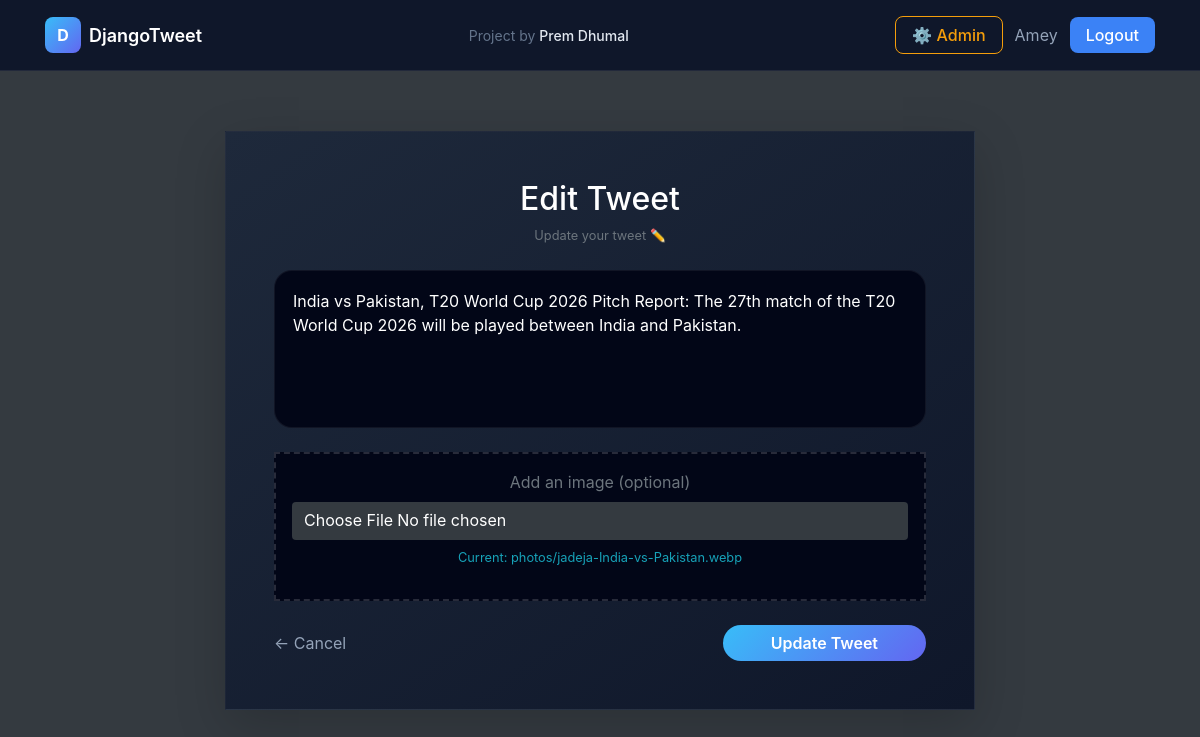
Screenshot of /tweet/11/edit/ (signed in) with the database file from the repository.
### tweet/models.py (models this page shows, shortened)
class Tweet(models.Model):
    user = models.ForeignKey(User, on_delete=models.CASCADE)
    text = models.TextField(max_length=240)
    photo = models.ImageField(upload_to='photos/',
    blank=True,null=True)
    created_at = models.DateTimeField(auto_now_add=True)
    updated_at = models.DateTimeField(auto_now=True)

### tweet/views.py (the view)
# urls.py: path('<int:tweet_id>/edit/', views.tweet_edit, name='tweet_edit'),
@login_required
def tweet_edit(request, tweet_id):
    tweet = get_object_or_404(Tweet, id=tweet_id, user=request.user)
    if request.method == "POST":
        form = TweetForm(request.POST, request.FILES, instance=tweet)
        if form.is_valid():
            form.save()
            return redirect('tweet_list')
    else:
        form = TweetForm(instance=tweet)
    return render(request, "tweet_form.html", {
        "form": form,
        "edit_mode": True
    })

### tweet/forms.py
class TweetForm(forms.ModelForm):
    class Meta:
        model = Tweet
        fields = ['text', 'photo']
        widgets = {
            'text': forms.Textarea(attrs={
                'class': 'form-control',
                'rows': 5,
                'placeholder': 'Write your tweet...'
            }),
            'photo': forms.ClearableFileInput(attrs={
                'class': 'form-control'
            })
        }

### tweet/templates/tweet_form.html (shortened to what this page needs)
{% extends "layout.html" %}
{% block content %}
<div class="container d-flex justify-content-center create-wrapper">
    <div class="w-100" style="max-width:750px;">
        <div class="p-5 rounded-4 shadow-lg create-card">
            <div class="text-center mb-4">
                {% if form.instance.pk %}
                    <h2 class="fw-bold text-white">
                        Edit Tweet
                    </h2>
                    <p class="text-secondary small">
                        Update your tweet ✏️
                    </p>
                {% endif %}
            </div>
            <form method="POST" enctype="multipart/form-data">
                <div class="mb-4">
                    <textarea
                        name="text"
                        rows="5"
                        class="form-control tweet-textarea text-white"
                        placeholder="What's on your mind?"
                        required
                    >{{ form.instance.text }}</textarea>
                </div>
                <div class="mb-4 p-3 rounded-3 text-center upload-box">
                    <label class="text-secondary mb-2 d-block">
                        Add an image (optional)
                    </label>
                    <input type="file"
                           name="photo"
                           class="form-control bg-dark text-white border-0">
                    {% if form.instance.photo %}
                        <p class="mt-2 small text-info">
                            Current: {{ form.instance.photo.name }}
                        </p>
                    {% endif %}
                </div>
                <div class="d-flex justify-content-between align-items-center">
                    <a href="{% url 'tweet_list' %}"
                       class="text-decoration-none cancel-link">
                        ← Cancel
                    </a>
                    <button type="submit"
                            class="btn submit-btn px-5 rounded-pill text-white">
                        {% if form.instance.pk %}
                            Update Tweet
                        {% else %}
                            Post Tweet
                        {% endif %}
                    </button>
                </div>
            </form>
        </div>
    </div>
</div>
{% endblock %}

### templates/layout.html (shortened to what this page needs)
{% load static tailwind_tags %}
{% load static %}
<!DOCTYPE html>
<head>
    <link rel="stylesheet"
          href="https://cdn.jsdelivr.net/npm/bootstrap@4.4.1/dist/css/bootstrap.min.css">
    {% tailwind_css %}
</head>
<body class="bg-dark">
<nav style="
background:#0f172a;
border-bottom:1px solid rgba(255,255,255,0.08);
position:sticky;
top:0;
z-index:1000;
">
<div class="container">
<div class="d-flex align-items-center justify-content-between py-3">
    <a href="{% url 'tweet_list' %}"
       class="d-flex align-items-center gap-2 text-decoration-none">
        <div style="
        width:36px;
        height:36px;
        background:linear-gradient(135deg,#38bdf8,#6366f1);
        border-radius:8px;
        display:flex;
        align-items:center;
        justify-content:center;
        font-weight:bold;
        color:white;">
            D
        </div>
        <span style="
        color:white;
        font-weight:600;
        font-size:18px;">
            DjangoTweet
        </span>
    </a>
    <div class="d-flex align-items-center">
        <span style="
        color:#64748b;
        font-size:14px;">
            Project by
            <span style="color:#e2e8f0;font-weight:500;">
                Prem Dhumal
            </span>
        </span>
    </div>
    <div class="d-flex align-items-center gap-3">
        <a href="/admin/"
           class="btn-admin text-decoration-none">
            ⚙ Admin
        </a>
        {% if user.is_authenticated %}
            <span style="color:#94a3b8;">
                {{ user.username }}
            </span>
            <form method="POST" action="{% url 'logout' %}" style="display:inline;">
                <button type="submit" class="btn-modern">
                    Logout
                </button>
            </form>
        {% endif %}
    </div>
</div>
</div>
</nav>
<div class="container">
    {% block content %}
    {% endblock %}
</div>
</body>
</html>

### templates/layout.html (style rules this page uses)
.btn-modern { background:#3b82f6; color:white; padding:6px 16px; border-radius:8px; text-decoration:none; font-weight:500; transition:0.2s; }
.btn-admin { border:1px solid #f59e0b; color:#f59e0b; padding:6px 16px; border-radius:8px; font-weight:500; transition:0.2s; }

### tweet/templates/tweet_form.html (style rules this page uses)
.create-wrapper { margin-top:60px; margin-bottom:40px; }
.create-card { background: linear-gradient(145deg, #1e293b, #0f172a); border:1px solid rgba(255,255,255,0.06); transition:0.3s; }
.tweet-textarea { border-radius:18px; padding:18px; font-size:16px; resize:none; background:#020617 !important; border:1px solid rgba(255,255,255,0.06) !important; }
.upload-box { border:2px dashed rgba(255,255,255,0.15); background:#020617; transition:0.3s; }
.submit-btn { background: linear-gradient(135deg,#38bdf8,#6366f1); border:none; font-weight:600; }
.cancel-link { color:#94a3b8; transition:0.2s; }

### rows the page displays
Tweet: text "India vs Pakistan, T20 World Cup 2026 Pitch Report: The 27th match of the T20 World Cup 2026 will be played between India and Pakistan.", instance.photo.name "photos/jadeja-India-vs-Pakistan.webp"

### other values shown
{{ user.username }} "Amey"
